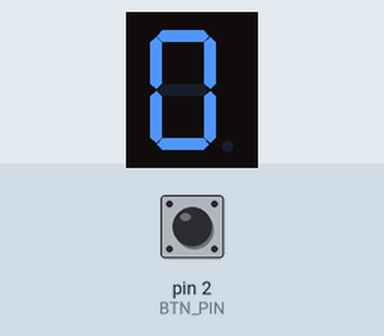
A sketch run on a simulated Arduino Uno, built with avr-gcc and run on an emulated ATmega328P. On the bench: 1-digit seven-segment display. Wiring (inferred from the names in the program): 1-digit 7-segment display, segments lit when HIGH: segments pin 5, pin 4, pin 3, pin 10, pin 11, pin 8, pin 9. The test bench sets the inputs (shaded band); at power-on: pin 2 (BTN_PIN) LOW. The segment pins are drawn as the display they are named for.

Above: at 1.2 s.
1.3 s: pin 2 (BTN_PIN) pulled HIGH for 1 s
At 2.6 s:
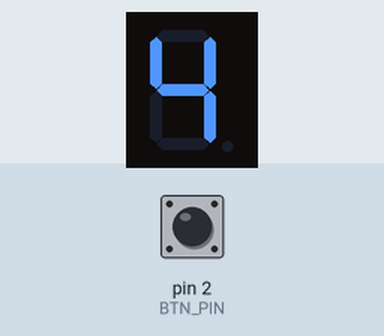
3.8 s: pin 2 (BTN_PIN) pulled HIGH for 1 s
At 5.9 s:
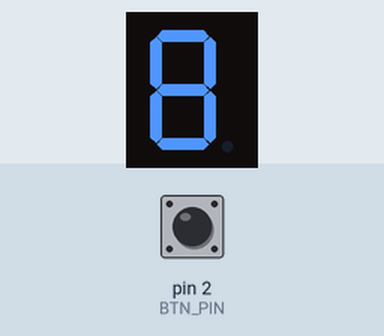
6.3 s: pin 2 (BTN_PIN) pulled HIGH for 3.2 s
At 6.65 s:
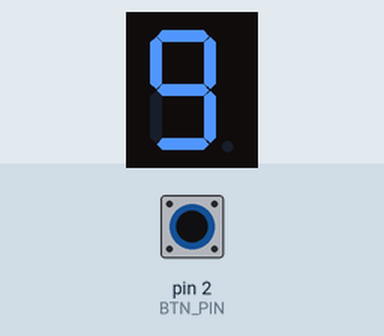
Timing chart, 0 to 9.3 s (numbered marks = the images above; inputs shaded):
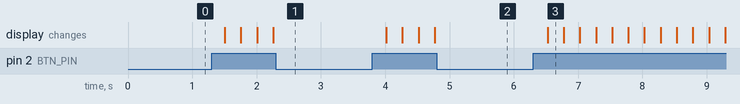

The sketch:

seven_segment.ino
```cpp
/****************************************************
 *                    7 SEGMENT
 *
 *                        A=5
 *               ___________________
 *              |                   |
 *              |                   |
 *              |                   |
 *              |                   |
 *          F=8 |                   | B=4
 *              |                   |
 *              |         G=9       |
 *              |___________________|
 *              |                   |
 *              |                   |
 *              |                   |
 *              |                   |
 *          E=11|                   | C=5   ____
 *              |                   |      /    \
 *              |         D=10      |      | DP |   <- Not used
 *              |___________________|      \____/
 *
 *
 *        ABCDEFG
 * ONE =  0110000
 *      .
 *      .
 *      .
 ********************************************************/

#include "SegmentDisplay.h"

/*
 * Defines
 */
#define A_PIN  5
#define B_PIN  4
#define C_PIN  3
#define D_PIN  10
#define E_PIN  11
#define F_PIN  8
#define G_PIN  9

#define BTN_PIN 2

/*
 * Typedefs
 */
typedef long long ll;

/*
 * Globals
 */
SegmentDisplay* s1;
int i=0;
ll lastSwitchDetectedMillis = (ll)millis();
int debounceInterval = 250;

/*
 * Functions
 */
void setup(){
  // put your setup code here, to run once:
  pinMode(BTN_PIN, INPUT);
  s1 = new SegmentDisplay(A_PIN, B_PIN, C_PIN, D_PIN, E_PIN, F_PIN, G_PIN);
}

void loop() {
  // put your main code here, to run repeatedly:
  s1->displayHex(i);

  if (millis() - lastSwitchDetectedMillis > debounceInterval) {
    int btn_pressed = digitalRead(BTN_PIN);
    if(btn_pressed){
        i = (i+1) % 10;
    }
    lastSwitchDetectedMillis=(ll)millis();
  }
}
```

SegmentDisplay.cpp
```cpp
#include "SegmentDisplay.h"
#include "Arduino.h"

SegmentDisplay::SegmentDisplay(int pin1, int pin2, int pin3, int pin4, int pin5, int pin6, int pin7) {

    pins[0] = pin1; // A
    pins[1] = pin2; // B
    pins[2] = pin3; // C
    pins[3] = pin4; // D
    pins[4] = pin5; // E
    pins[5] = pin6; // F
    pins[6] = pin7; // G


    for(int i = 0; i < 7; i++) {
        pinMode(pins[i], OUTPUT);
        digitalWrite(pins[i], HIGH);
    }
}

void SegmentDisplay::displayHex(int number) {
    boolean bitToWrite;
    for(int segment = 0; segment < 7; segment++) {
        bitToWrite = bitRead(numbersToDisplay[number], 6-segment);
        digitalWrite(pins[segment], bitToWrite);
    }
}
```

SegmentDisplay.h
```cpp
#include "Arduino.h"

class SegmentDisplay
{
    public:
      SegmentDisplay(int pin1, int pin2, int pin3, int pin4, int pin5, int pin6, int pin7);
      void displayHex(int numberToDisplay);
    private:
        int pins[7];
        byte numbersToDisplay[10] = {
            B1111110,  //  0
            B0110000,  //  1
            B1101101,  //  2
            B1111001,  //  3
            B0110011,  //  4
            B1011011,  //  5
            B1011111,  //  6
            B1110000,  //  7
            B1111111,  //  8
            B1111011,  //  9
        };
};
```

Measured:
- after the input at 1.3 s, the display: first changes after 0.21 s (image 1 shows a later state)
- after the input at 3.8 s, the display: first changes after 0.22 s (image 2 shows a later state)
- after the input at 6.3 s, the display: changes after 0.23 s (image 3)
